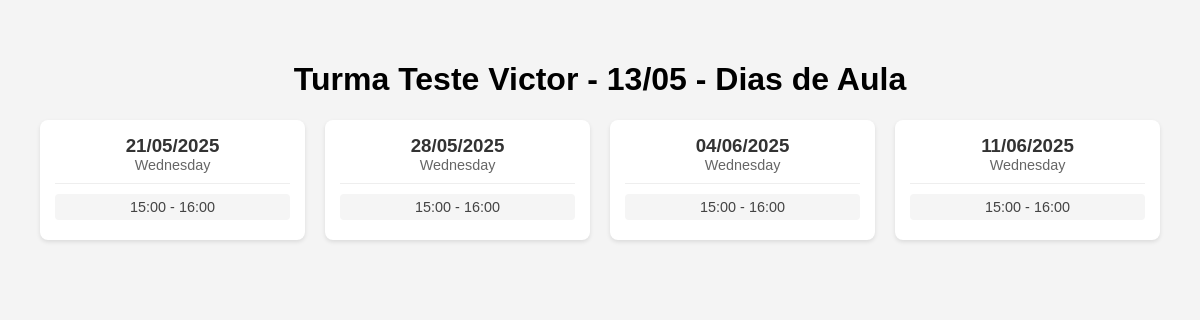
The app's page /turmas/11/dias/ (signed in) with its own data.
### portal/models.py (models this page shows, shortened)
class Turma(models.Model):
    nome = models.CharField(max_length=100)
    professor = models.ForeignKey('Professor', on_delete=models.SET_NULL, null=True)
    codigo = models.CharField(max_length=20, unique=True, default='DEFAULT001')
    descricao = models.TextField(blank=True)
    data_criacao = models.DateTimeField(default=timezone.now)
    alunos = models.ManyToManyField('Aluno', related_name='turmas', blank=True)

class DiaAula(models.Model):
    turma = models.ForeignKey(Turma, on_delete=models.CASCADE, related_name='dias_aula')
    data = models.DateField()
    class Meta:
        ordering = ['data']
        unique_together = ['turma', 'data']

class HorarioTurma(models.Model):
    turma = models.ForeignKey(Turma, on_delete=models.CASCADE, related_name='horarios')
    hora_inicio = models.TimeField()
    hora_fim = models.TimeField()
    class Meta:
        ordering = ['hora_inicio']

class DiaSemana(models.Model):
    DIAS_SEMANA = [
        (0, 'Domingo'),
        (1, 'Segunda-feira'),
        (2, 'Terça-feira'),
        (3, 'Quarta-feira'),
        (4, 'Quinta-feira'),
        (5, 'Sexta-feira'),
        (6, 'Sábado'),
    ]
    dia = models.IntegerField(choices=DIAS_SEMANA)
    horario_turma = models.ForeignKey('HorarioTurma', on_delete=models.CASCADE, related_name='dias')
    class Meta:
        unique_together = ['dia', 'horario_turma']

### portal/views.py (the view)
# urls.py: path('turmas/<int:turma_id>/dias/', views.dias_aula, name='dias_aula'),
@login_required
def dias_aula(request, turma_id):
    turma = get_object_or_404(Turma, id=turma_id)
    dias = DiaAula.objects.filter(turma=turma)
    hoje = date.today()
    proximos_30_dias = [hoje + timedelta(days=x) for x in range(30)]
    for dia in proximos_30_dias:
        for horario in turma.horarios.all():
            if dia.weekday() in [d.dia for d in horario.dias.all()]:
                DiaAula.objects.get_or_create(turma=turma, data=dia)
    dias = DiaAula.objects.filter(turma=turma, data__gte=hoje).order_by('data')
    return render(request, 'dias_aula.html', {'turma': turma, 'dias': dias})

### portal/templates/dias_aula.html (shortened to what this page needs)
{% extends "base.html" %}
{% block content %}
<div class="container">
    <h1>{{ turma.nome }} - Dias de Aula</h1>
    <div class="dias-grid">
        {% for dia in dias %}
        <div class="dia-card" onclick="window.location.href='{% url 'cadastrar_presenca' dia.id %}'">
            <div class="dia-header">
                <h3>{{ dia.data|date:"d/m/Y" }}</h3>
                <span class="dia-semana">{{ dia.data|date:"l"|capfirst }}</span>
            </div>
            <div class="horarios">
                {% for horario in turma.horarios.all %}
                {% for dia_horario in horario.dias.all %}
                {% if dia_horario.dia == dia.data.weekday %}
                <div class="horario-item">
                    {{ horario.hora_inicio|time:"H:i" }} - {{ horario.hora_fim|time:"H:i" }}
                </div>
                {% endif %}
                {% endfor %}
                {% endfor %}
            </div>
        </div>
        {% endfor %}
    </div>
</div>
{% endblock %}

### portal/static/portal/css/style.css (style rules this page uses)
body { font-family: Arial, sans-serif; background-color: #f4f4f4; text-align: center; margin: 0; padding: 0; }

### portal/templates/dias_aula.html (style rules this page uses)
.container { max-width: 1200px; margin: 0 auto; padding: 20px; }
.dias-grid { display: grid; grid-template-columns: repeat(auto-fill, minmax(250px, 1fr)); gap: 20px; margin-top: 20px; }
.dia-card { background: white; border-radius: 8px; padding: 15px; box-shadow: 0 2px 4px rgba(0,0,0,0.1); cursor: pointer; transition: transform 0.2s; }
.dia-header { border-bottom: 1px solid #eee; padding-bottom: 10px; margin-bottom: 10px; }
.dia-header h3 { margin: 0; color: #333; }
.dia-semana { color: #666; font-size: 0.9em; }
.horarios { margin-top: 10px; }
.horario-item { background: #f5f5f5; padding: 5px 10px; border-radius: 4px; margin: 5px 0; font-size: 0.9em; color: #444; }

### records on screen
Turma: nome "Turma Teste Victor - 13/05"
DiaAula: data "21/05/2025", data "Wednesday"
HorarioTurma: hora_inicio "15:00", hora_fim "16:00"
DiaAula: data "28/05/2025", data "Wednesday"
DiaAula: data "04/06/2025", data "Wednesday"
DiaAula: data "11/06/2025", data "Wednesday"
